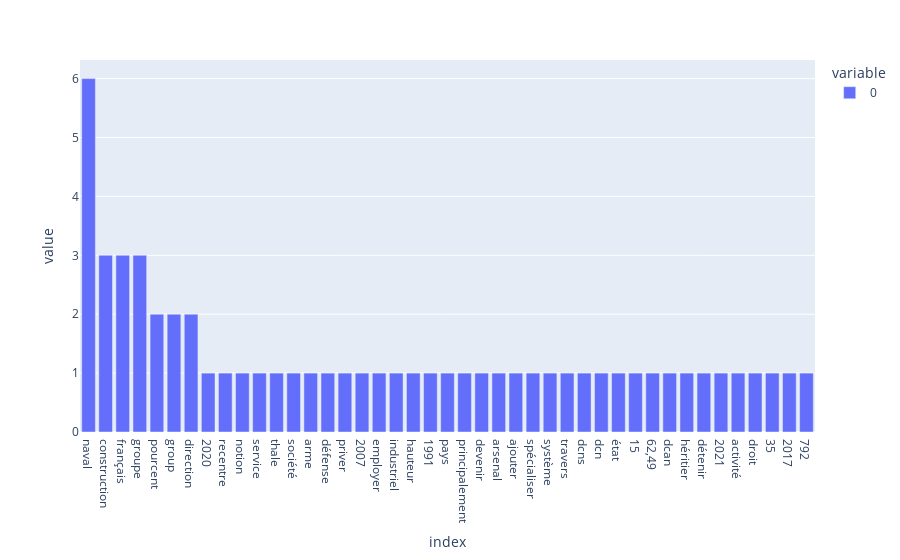

Notebook code for this chart:
### Markdown cell above
**Exercice** : en utilisant la fonction `show_most_frequent_tokens`, afficher la liste des tokens les plus fréquent dans le texte.

### Code cell
show_most_frequent_tokens(tokens_lemmatized)

### Figure 1 — Plotly figure (JSON) as saved in the notebook; plotly's stock layout.template omitted (floating-point values rounded to 4 significant figures)
{"data": [{"alignmentgroup": "True", "hovertemplate": "variable=0<br>index=%{x}<br>value=%{y}<extra></extra>", "legendgroup": "0", "marker": {"color": "#636efa", "pattern": {"shape": ""}}, "name": "0", "offsetgroup": "0", "orientation": "v", "showlegend": true, "textposition": "auto", "type": "bar", "x": ["naval", "construction", "français", "groupe", "pourcent", "group", "direction", "2020", "recentre", "notion", "service", "thale", "société", "arme", "défense", "priver", "2007", "employer", "industriel", "hauteur", "1991", "pays", "principalement", "devenir", "arsenal", "ajouter", "spécialiser", "système", "travers", "dcns", "dcn", "état", "15", "62,49", "dcan", "héritier", "détenir", "2021", "activité", "droit", "35", "2017", "792"], "xaxis": "x", "y": [6, 3, 3, 3, 2, 2, 2, 1, 1, 1, 1, 1, 1, 1, 1, 1, 1, 1, 1, 1, 1, 1, 1, 1, 1, 1, 1, 1, 1, 1, 1, 1, 1, 1, 1, 1, 1, 1, 1, 1, 1, 1, 1], "yaxis": "y"}], "layout": {"barmode": "relative", "legend": {"title": {"text": "variable"}, "tracegroupgap": 0}, "margin": {"t": 60}, "xaxis": {"anchor": "y", "domain": [0, 1], "title": {"text": "index"}}, "yaxis": {"anchor": "x", "domain": [0, 1], "title": {"text": "value"}}}}
